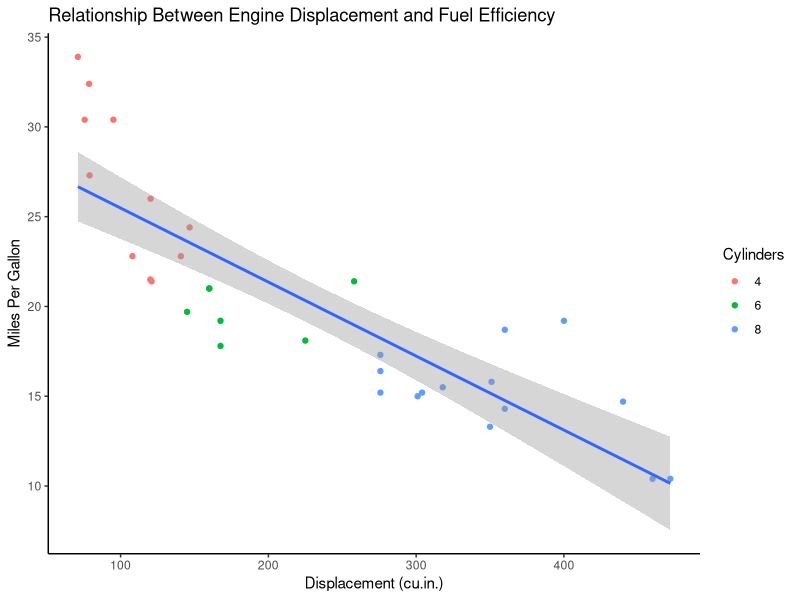
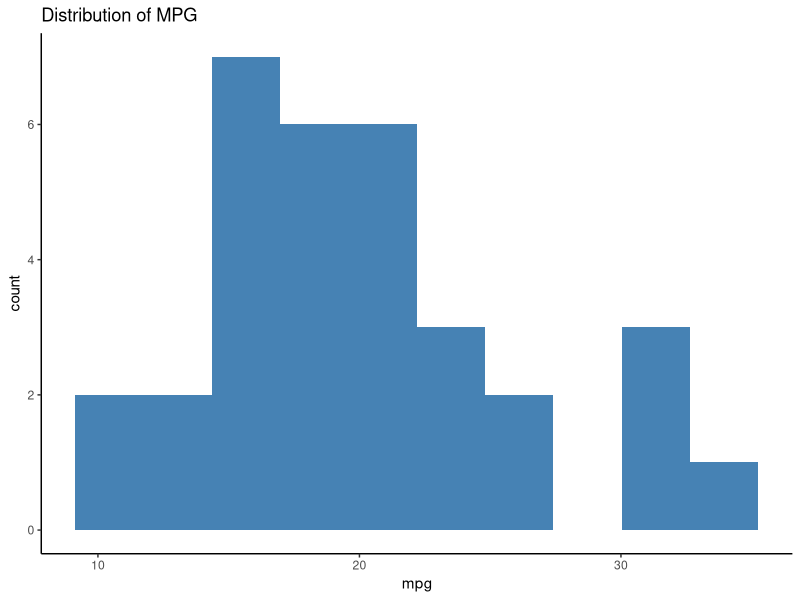
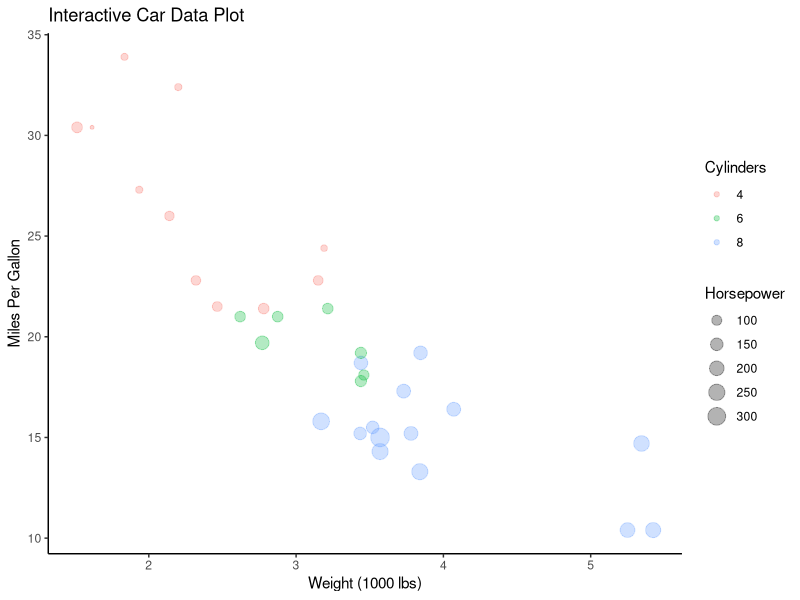

The R script that drew these images, in order:
## ---- chunk 1
# Simple calculation
2 + 2

# Creating a vector
numbers <- c(10, 20, 30, 40, 50)
mean(numbers)
## ---- chunk 2
#| label: fig-scatter
#| fig-cap: "Scatter plot of mpg vs. disp"
#| fig-width: 8
#| fig-height: 5

library(ggplot2)

ggplot(mtcars, aes(x = disp, y = mpg)) +
  geom_point(aes(color = factor(cyl))) +
  geom_smooth(method = "lm") +
  labs(
    title = "Relationship Between Engine Displacement and Fuel Efficiency",
    x = "Displacement (cu.in.)",
    y = "Miles Per Gallon",
    color = "Cylinders"
  ) +
  theme_classic()
## ---- chunk 3
#| label: tbl-summary
#| tbl-cap: "Summary statistics by cylinder count"

library(dplyr)
library(knitr)

mtcars %>%
  group_by(cyl) %>%
  summarize(
    Count = n(),
    `Mean MPG` = mean(mpg),
    `Mean HP` = mean(hp),
    `Mean Weight` = mean(wt)
  ) %>%
  kable()
## ---- chunk 4
#| fig-cap: "Distribution of MPG"
ggplot(mtcars, aes(x = mpg)) +
  geom_histogram(bins = 10, fill = "steelblue") +
  theme_classic() +
  labs(title = "Distribution of MPG")
## ---- chunk 5
#| warning: false
#| message: false



p <- ggplot(mtcars, aes(x = wt, y = mpg, color = factor(cyl), size = hp)) +
  geom_point(alpha = 0.3) +
  labs(
    title = "Interactive Car Data Plot",
    x = "Weight (1000 lbs)",
    y = "Miles Per Gallon",
    color = "Cylinders",
    size = "Horsepower"
  ) +
  theme_classic()
p
## ---- chunk 6

